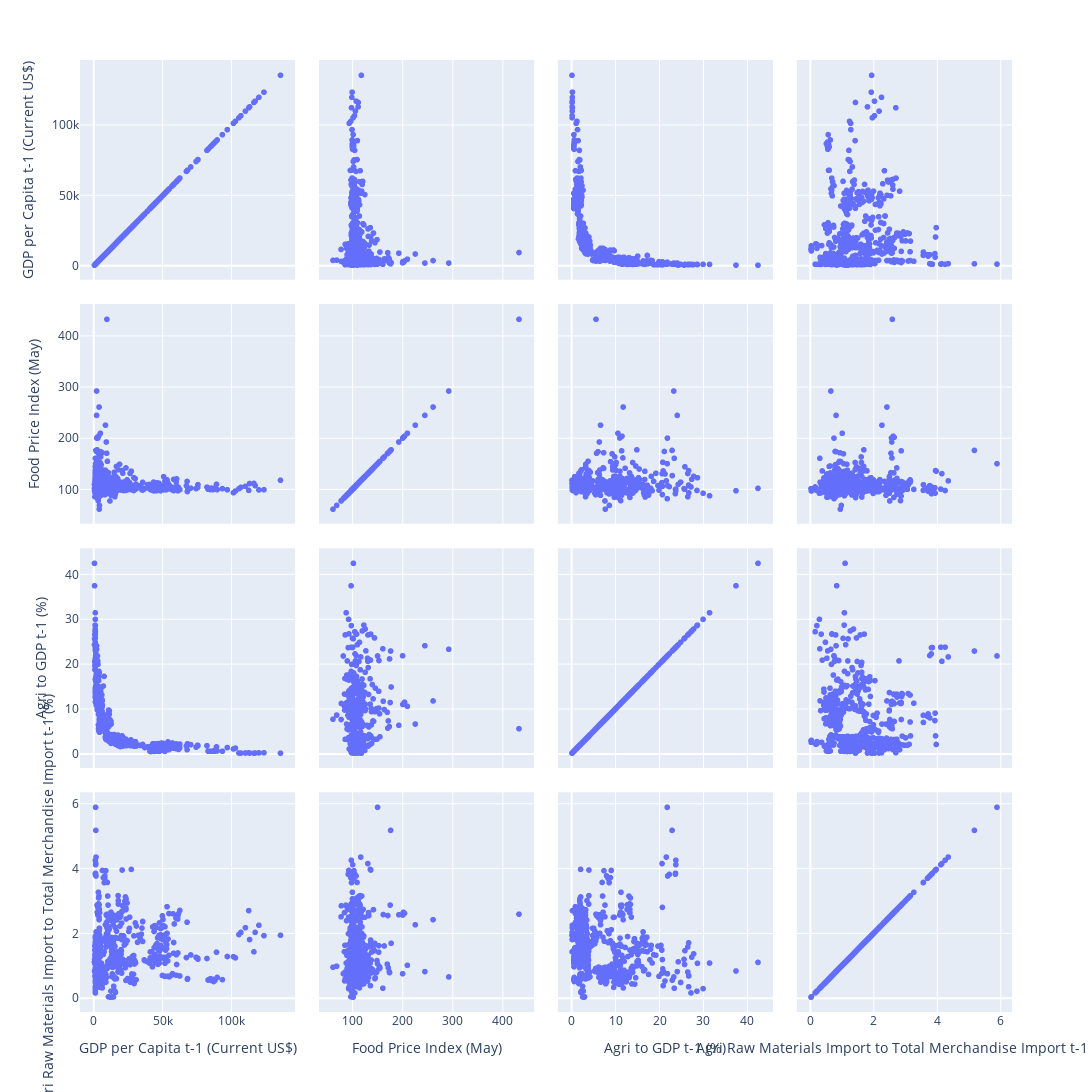

The cell this chart's notebook holds for it:
### Code cell
#We create scatter plot to understand the distributin of the data
fig = px.scatter_matrix(data.drop(['C&Y','Year','Country','Prevalence of Undernourishment (%)'],axis=1),
width=1200, height=1600)
fig.show()

### Figure 1 — Plotly figure (JSON) as saved in the notebook; plotly's stock layout.template omitted (floating-point values rounded to 4 significant figures; data arrays with more than 128 entries replaced by an {"elided": "..."} marker saying what was removed)
{"data": [{"dimensions": [{"axis": {"matches": true}, "label": "GDP per Capita t-1 (Current US$)", "values": {"elided": "602 float values"}}, {"axis": {"matches": true}, "label": "Food Price Index (May)", "values": {"elided": "602 float values"}}, {"axis": {"matches": true}, "label": "Agri to GDP t-1 (%)", "values": {"elided": "602 float values"}}, {"axis": {"matches": true}, "label": "Agri Raw Materials Import to Total Merchandise Import t-1 (%)", "values": {"elided": "602 float values"}}], "hovertemplate": "%{xaxis.title.text}=%{x}<br>%{yaxis.title.text}=%{y}<extra></extra>", "legendgroup": "", "marker": {"color": "#636efa", "symbol": "circle"}, "name": "", "showlegend": false, "type": "splom"}], "layout": {"dragmode": "select", "height": 1600, "legend": {"tracegroupgap": 0}, "margin": {"t": 60}, "width": 1200}}
